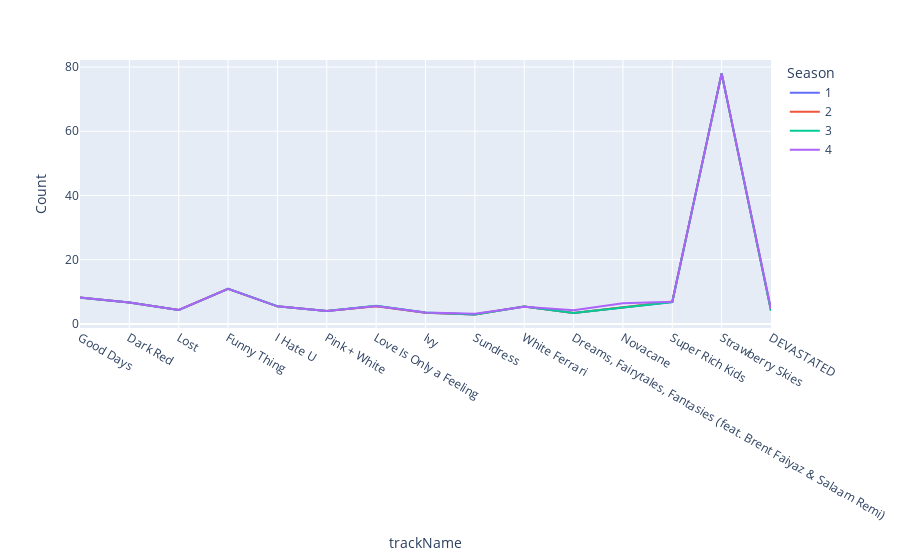

The notebook cell this image was saved under:
### Code cell
import plotly.express as px
from plotly.subplots import make_subplots

fig = px.line(s1, x = 'trackName', y = 'Count', color = 'Season')

fig.show()

### Figure 1 — Plotly figure (JSON) as saved in the notebook; plotly's stock layout.template omitted (floating-point values rounded to 4 significant figures)
{"data": [{"hovertemplate": "Season=1<br>trackName=%{x}<br>Count=%{y}<extra></extra>", "legendgroup": "1", "line": {"color": "#636efa", "dash": "solid"}, "marker": {"symbol": "circle"}, "mode": "lines", "name": "1", "orientation": "v", "showlegend": true, "type": "scatter", "x": ["Good Days", "Dark Red", "Lost", "Funny Thing", "I Hate U", "Pink + White", "Love Is Only a Feeling", "Ivy", "Sundress", "White Ferrari", "Dreams, Fairytales, Fantasies (feat. Brent Faiyaz & Salaam Remi)", "Novacane", "Super Rich Kids", "Strawberry Skies", "DEVASTATED"], "xaxis": "x", "y": [8.15, 6.664, 4.31, 10.93, 5.45, 4.043, 5.533, 3.505, 2.935, 5.415, 3.382, 5.069, 6.817, 78, 4.117], "yaxis": "y"}, {"hovertemplate": "Season=2<br>trackName=%{x}<br>Count=%{y}<extra></extra>", "legendgroup": "2", "line": {"color": "#EF553B", "dash": "solid"}, "marker": {"symbol": "circle"}, "mode": "lines", "name": "2", "orientation": "v", "showlegend": true, "type": "scatter", "x": ["Good Days", "Dark Red", "Lost", "Funny Thing", "I Hate U", "Pink + White", "Love Is Only a Feeling", "Ivy", "Sundress", "White Ferrari", "Dreams, Fairytales, Fantasies (feat. Brent Faiyaz & Salaam Remi)", "Novacane", "Super Rich Kids", "Strawberry Skies", "DEVASTATED"], "xaxis": "x", "y": [8.207, 6.659, 4.316, 10.93, 5.461, 4.05, 5.519, 3.507, 2.894, 5.404, 3.359, 5.055, 6.941, 78, 4.123], "yaxis": "y"}, {"hovertemplate": "Season=3<br>trackName=%{x}<br>Count=%{y}<extra></extra>", "legendgroup": "3", "line": {"color": "#00cc96", "dash": "solid"}, "marker": {"symbol": "circle"}, "mode": "lines", "name": "3", "orientation": "v", "showlegend": true, "type": "scatter", "x": ["Good Days", "Dark Red", "Lost", "Funny Thing", "I Hate U", "Pink + White", "Love Is Only a Feeling", "Ivy", "Sundress", "White Ferrari", "Dreams, Fairytales, Fantasies (feat. Brent Faiyaz & Salaam Remi)", "Novacane", "Super Rich Kids", "Strawberry Skies", "DEVASTATED"], "xaxis": "x", "y": [8.244, 6.659, 4.302, 10.93, 5.51, 4.046, 5.61, 3.546, 2.919, 5.404, 3.385, 5.054, 6.828, 78, 4.131], "yaxis": "y"}, {"hovertemplate": "Season=4<br>trackName=%{x}<br>Count=%{y}<extra></extra>", "legendgroup": "4", "line": {"color": "#ab63fa", "dash": "solid"}, "marker": {"symbol": "circle"}, "mode": "lines", "name": "4", "orientation": "v", "showlegend": true, "type": "scatter", "x": ["Good Days", "Dark Red", "Lost", "Funny Thing", "I Hate U", "Pink + White", "Love Is Only a Feeling", "Ivy", "Sundress", "White Ferrari", "Dreams, Fairytales, Fantasies (feat. Brent Faiyaz & Salaam Remi)", "Novacane", "Super Rich Kids", "Strawberry Skies", "DEVASTATED"], "xaxis": "x", "y": [8.211, 6.659, 4.327, 10.92, 5.473, 4.05, 5.546, 3.519, 3.17, 5.372, 4.277, 6.422, 6.912, 78, 4.697], "yaxis": "y"}], "layout": {"legend": {"title": {"text": "Season"}, "tracegroupgap": 0}, "margin": {"t": 60}, "xaxis": {"anchor": "y", "domain": [0, 1], "title": {"text": "trackName"}}, "yaxis": {"anchor": "x", "domain": [0, 1], "title": {"text": "Count"}}}}
